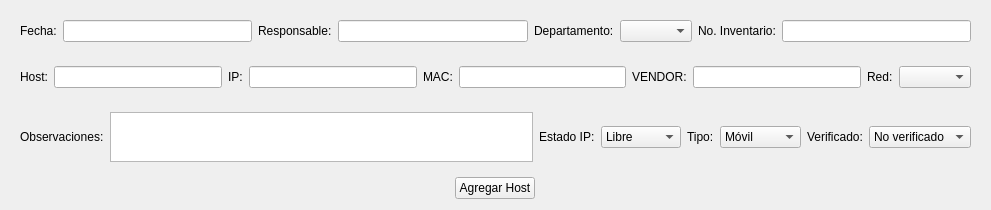
                      <widget class="QWidget" name="scrollAreaWidgetContents_18">
                       <property name="geometry">
                        <rect>
                         <x>0</x>
                         <y>0</y>
                         <width>991</width>
                         <height>201</height>
                        </rect>
                       </property>
                       <layout class="QVBoxLayout" name="verticalLayout_59">
                        <item>
                         <widget class="QWidget" name="widget_44" native="true">
                          <layout class="QHBoxLayout" name="horizontalLayout_55">
                           <item>
                            <widget class="QLabel" name="label_78">
                             <property name="text">
                              <string>Fecha:</string>
                             </property>
                            </widget>
                           </item>
                           <item>
                            <widget class="QLineEdit" name="CR_FECHA"/>
                           </item>
                           <item>
                            <widget class="QLabel" name="label_76">
                             <property name="text">
                              <string>Responsable:</string>
                             </property>
                            </widget>
                           </item>
                           <item>
                            <widget class="QLineEdit" name="CR_RESP"/>
                           </item>
                           <item>
                            <widget class="QLabel" name="label_77">
                             <property name="text">
                              <string>Departamento:</string>
                             </property>
                            </widget>
                           </item>
                           <item>
                            <widget class="QComboBox" name="CR_DEP"/>
                           </item>
                           <item>
                            <widget class="QLabel" name="label_79">
                             <property name="text">
                              <string>No. Inventario:</string>
                             </property>
                            </widget>
                           </item>
                           <item>
                            <widget class="QLineEdit" name="CR_NOINV"/>
                           </item>
                          </layout>
                         </widget>
                        </item>
                        <item>
                         <widget class="QWidget" name="widget_43" native="true">
                          <layout class="QHBoxLayout" name="horizontalLayout_54">
                           <item>
                            <widget class="QLabel" name="label_68">
                             <property name="text">
                              <string>Host:</string>
                             </property>
                            </widget>
                           </item>
                           <item>
                            <widget class="QLineEdit" name="CR_HOS"/>
                           </item>
                           <item>
                            <widget class="QLabel" name="label_73">
                             <property name="text">
                              <string>IP:</string>
                             </property>
                            </widget>
                           </item>
                           <item>
                            <widget class="QLineEdit" name="CR_IP"/>
                           </item>
                           <item>
                            <widget class="QLabel" name="label_74">
                             <property name="text">
                              <string>MAC:</string>
                             </property>
                            </widget>
                           </item>
                           <item>
                            <widget class="QLineEdit" name="CR_MAC"/>
                           </item>
                           <item>
                            <widget class="QLabel" name="label_75">
                             <property name="text">
                              <string>VENDOR:</string>
                             </property>
                            </widget>
                           </item>
                           <item>
                            <widget class="QLineEdit" name="CR_VEND"/>
                           </item>
                           <item>
                            <widget class="QLabel" name="label_88">
                             <property name="text">
                              <string>Red:</string>
                             </property>
                            </widget>
                           </item>
                           <item>
                            <widget class="QComboBox" name="CR_RED"/>
                           </item>
                          </layout>
                         </widget>
                        </item>
                        <item>
                         <widget class="QWidget" name="widget_45" native="true">
                          <layout class="QHBoxLayout" name="horizontalLayout_56">
                           <item>
                            <widget class="QLabel" name="label_84">
                             <property name="text">
                              <string>Observaciones:</string>
                             </property>
                            </widget>
                           </item>
                           <item>
                            <widget class="QTextEdit" name="CR_OBS">
                             <property name="maximumSize">
                              <size>
                               <width>16777215</width>
                               <height>50</height>
                              </size>
                             </property>
                            </widget>
                           </item>
                           <item>
                            <widget class="QLabel" name="label_85">
                             <property name="text">
                              <string>Estado IP:</string>
                             </property>
                            </widget>
                           </item>
                           <item>
                            <widget class="QComboBox" name="CR_STAT">
                             <item>
                              <property name="text">
                               <string>Libre</string>
                              </property>
                             </item>
                             <item>
                              <property name="text">
                               <string>Ocupado</string>
                              </property>
                             </item>
                            </widget>
                           </item>
                           <item>
                            <widget class="QLabel" name="label_86">
                             <property name="text">
                              <string>Tipo:</string>
                             </property>
                            </widget>
                           </item>
                           <item>
                            <widget class="QComboBox" name="CR_TIP">
                             <item>
                              <property name="text">
                               <string>Móvil</string>
                              </property>
                             </item>
                             <item>
                              <property name="text">
                               <string>Laptop</string>
                              </property>
                             </item>
                             <item>
                              <property name="text">
                               <string>Escritorio</string>
                              </property>
                             </item>
                            </widget>
                           </item>
                           <item>
                            <widget class="QLabel" name="label_87">
                             <property name="text">
                              <string>Verificado:</string>
                             </property>
                            </widget>
                           </item>
                           <item>
                            <widget class="QComboBox" name="CR_VERFI">
                             <item>
                              <property name="text">
                               <string>No verificado</string>
                              </property>
                             </item>
                             <item>
                              <property name="text">
                               <string>No permitido</string>
                              </property>
                             </item>
                             <item>
                              <property name="text">
                               <string>Verificado</string>
                              </property>
                             </item>
                            </widget>
                           </item>
                          </layout>
                         </widget>
                        </item>
                        <item alignment="Qt::AlignHCenter">
                         <widget class="QPushButton" name="CR_ADD">
                          <property name="text">
                           <string>Agregar Host</string>
                          </property>
                         </widget>
                        </item>
                       </layout>
                      </widget>
